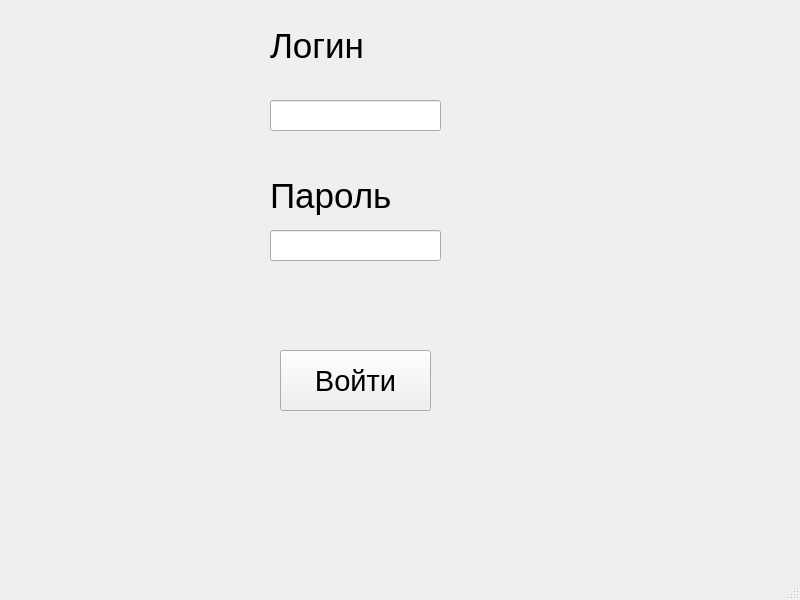
<?xml version="1.0" encoding="UTF-8"?>
<ui version="4.0">
 <class>MainWindow</class>
 <widget class="QMainWindow" name="MainWindow">
  <property name="geometry">
   <rect>
    <x>0</x>
    <y>0</y>
    <width>800</width>
    <height>600</height>
   </rect>
  </property>
  <property name="windowTitle">
   <string>MainWindow</string>
  </property>
  <widget class="QWidget" name="centralwidget">
   <widget class="QLabel" name="label">
    <property name="geometry">
     <rect>
      <x>270</x>
      <y>30</y>
      <width>221</width>
      <height>31</height>
     </rect>
    </property>
    <property name="font">
     <font>
      <pointsize>26</pointsize>
     </font>
    </property>
    <property name="text">
     <string>Логин</string>
    </property>
   </widget>
   <widget class="QLabel" name="label_2">
    <property name="geometry">
     <rect>
      <x>270</x>
      <y>170</y>
      <width>241</width>
      <height>51</height>
     </rect>
    </property>
    <property name="font">
     <font>
      <pointsize>26</pointsize>
     </font>
    </property>
    <property name="text">
     <string>Пароль</string>
    </property>
   </widget>
   <widget class="QLineEdit" name="lineEdit">
    <property name="geometry">
     <rect>
      <x>270</x>
      <y>100</y>
      <width>171</width>
      <height>31</height>
     </rect>
    </property>
    <property name="font">
     <font>
      <pointsize>24</pointsize>
     </font>
    </property>
   </widget>
   <widget class="QLineEdit" name="lineEdit_2">
    <property name="geometry">
     <rect>
      <x>270</x>
      <y>230</y>
      <width>171</width>
      <height>31</height>
     </rect>
    </property>
    <property name="font">
     <font>
      <pointsize>24</pointsize>
     </font>
    </property>
    <property name="inputMask">
     <string/>
    </property>
    <property name="echoMode">
     <enum>QLineEdit::Password</enum>
    </property>
   </widget>
   <widget class="QPushButton" name="pushButton">
    <property name="geometry">
     <rect>
      <x>280</x>
      <y>350</y>
      <width>151</width>
      <height>61</height>
     </rect>
    </property>
    <property name="font">
     <font>
      <pointsize>22</pointsize>
     </font>
    </property>
    <property name="text">
     <string>Войти</string>
    </property>
   </widget>
  </widget>
  <widget class="QMenuBar" name="menubar">
   <property name="geometry">
    <rect>
     <x>0</x>
     <y>0</y>
     <width>800</width>
     <height>21</height>
    </rect>
   </property>
  </widget>
  <widget class="QStatusBar" name="statusbar"/>
 </widget>
 <resources/>
 <connections/>
</ui>
